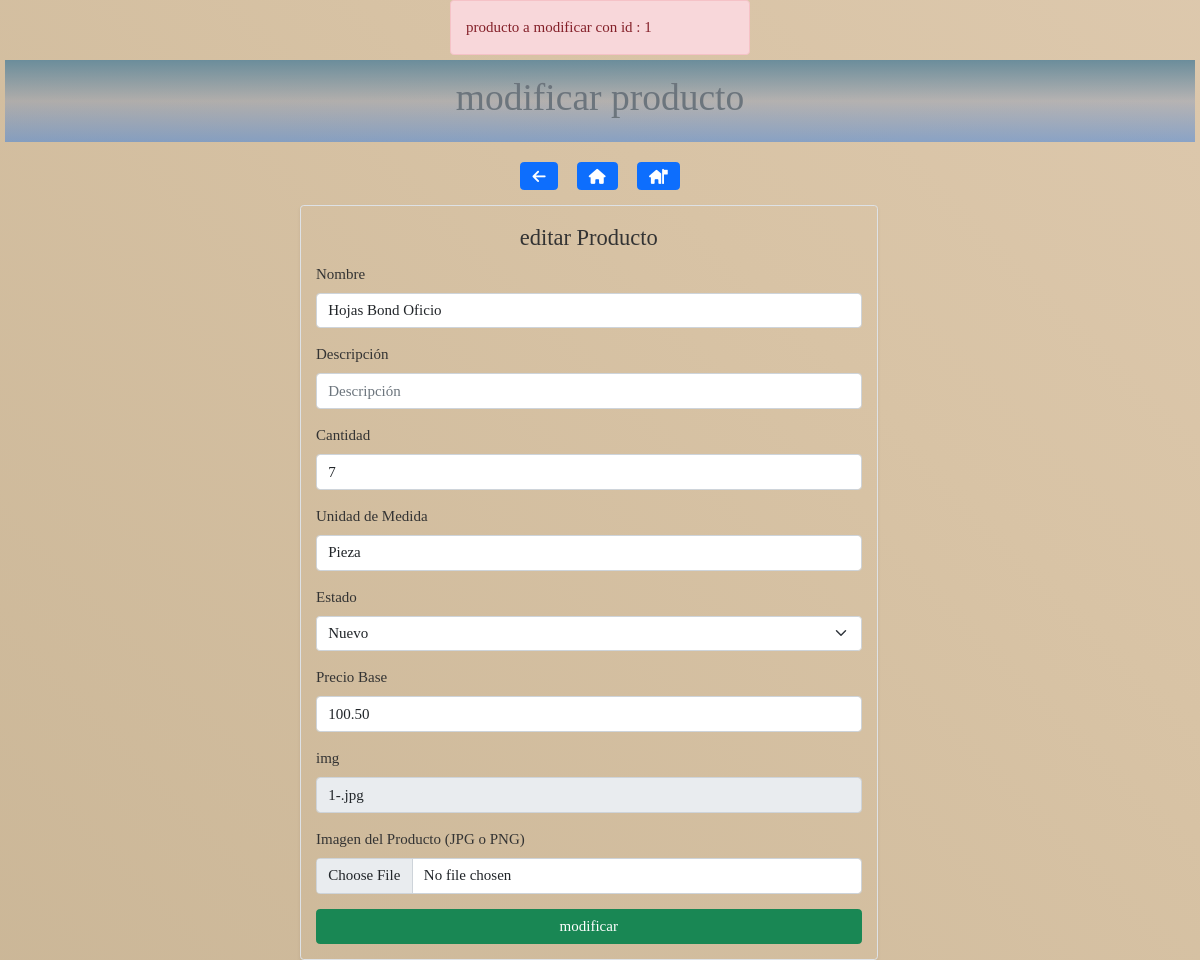
/php/pantallas/modifyProduct.php?id=1, run on the app's committed database.
### tables this page shows
CREATE TABLE `producto` (
  `id` int(11) NOT NULL AUTO_INCREMENT,
  `descripcion` varchar(150) NOT NULL,
  descripcion_complete tinytext ,
  `stock` int(20) NOT NULL DEFAULT 5,
  `unidadMedida` varchar(25) NOT NULL,
  `saldo` double(11,0) NOT NULL,
  `precioBase` decimal(18,2) NOT NULL,
  `fechaRegistro` timestamp NOT NULL DEFAULT current_timestamp(),
  `fechaActualizacion` timestamp NULL DEFAULT NULL,
  `img` varchar(400) NOT NULL DEFAULT 'back.png',
  `idUsuario` int(11) DEFAULT 1,
  `estado` int(11) DEFAULT 1,
  `categoria` int(11) DEFAULT 1,
  PRIMARY KEY (`id`),
  KEY `fk_producto_usuario` (`idUsuario`),
  KEY `fk_producto_estadoproducto` (`estado`),
  CONSTRAINT `fk_producto_estadoproducto` FOREIGN KEY (`estado`) REFERENCES `estadoproducto` (`idestadoProducto`),
  CONSTRAINT `fk_producto_usuario` FOREIGN KEY (`idUsuario`) REFERENCES `usuario` (`idUsuario`)
);

### php/pantallas/modifyProduct.php (the view, shortened to what this page needs)
<?php
$idGet = $_GET['id'];
echo '<div class="alert alert-danger m-auto col-3">producto a modificar con id : ' . $idGet . '</div>';
$con = conectarDB();
$sql = $con->query('select *from producto where id=' . $idGet . ' ');
?>
<!DOCTYPE html>
<html lang="en">
<head>
    <link href="https://cdn.jsdelivr.net/npm/bootstrap@5.0.2/dist/css/bootstrap.min.css" rel="stylesheet">
    <link rel="stylesheet" href="/css/user.css">
    <link rel="stylesheet" href="/css/modifyProduct.css">
</head>
<body>
<header class="text-center py-3">
        <h1 class="text-center text-secondary font-weight-bold ">modificar producto</h1>
    </header>
    <nav class="text-center my-3">
        <button class="btn btn-primary mx-2" onclick="Back()" title="regresar" ><i class="fa-solid fa-arrow-left"></i></button>
        <button class="btn btn-primary mx-2" title="inicio" onclick="window.location='/index.php'"><i class="fa-solid fa-house"></i></button>
        <button class="btn btn-primary mx-2" title="seccion productos" onclick="window.location.href='/php/pantallas/user.php'"><i class="fa-solid fa-house-flag"></i></button>
    </nav>
    <div class="container-fluid row ">
        <form class="col-6 p-3 border rounded shadow-sm m-auto" method="POST" enctype="multipart/form-data">
            <fieldset>
                <legend class="text-center">editar Producto</legend>
                <?php
                require_once '../controladores/editarProducto.php';
                while ($producto = $sql->fetch_object()) {
                    ?>
                                <div class="mb-3">
                                <label for="nombre" class="form-label">Nombre</label>
                                <input type="text" id="nombre" name="nombre" class="form-control" placeholder="nombre" value="<?= $producto->descripcion ?>">
                            </div>
                            <div class="mb-3">
                                <label for="nombre" class="form-label">Descripción </label>
                                <input type="text" id="descripcion" name="descripcion" class="form-control" placeholder="Descripción " value="<?= $producto->descripcion_complete ?>">
                            </div>
                            <div class="mb-3">
                                <label for="cantidad" class="form-label">Cantidad</label>
                                <input type="number" id="cantidad" name="cantidad" class="form-control" placeholder="Cantidad" value="<?= $producto->stock ?>">
                            </div>
                            <div class="mb-3">
                                <label for="medida" class="form-label">Unidad de Medida</label>
                                <input type="text" id="medida" name="medida" class="form-control" placeholder="Unidad de medida" value="<?= $producto->unidadMedida ?>">
                            </div>
                            <div class="mb-3">
                                <label for="estadoSelect" class="form-label">Estado</label>
                                <select id="estadoSelect" name="estado" class="form-select">
                                <?php
                                $est = $con->query('select *from estadoproducto order by 1');
                                if ($est->num_rows > 0) {
                                    while ($estado = $est->fetch_assoc()) {
                                        if ($estado['idestadoProducto'] == $producto->estado) {
                                            ?>
                                                        <option value="<?= $estado['idestadoProducto'] ?>" selected ><?= $estado['estado'] ?></option>
                                                        <?php
                                        } else {
                                            ?>
                                                         <option value="<?= $estado['idestadoProducto'] ?>"><?= $estado['estado'] ?></option>
                                                        <?php
                                        }
                                    }
                                }
                                ?>
                                </select>
                            </div>
                            <div class="mb-3">
                                <label for="precioBase" class="form-label">Precio Base</label>
                                <input type="number" step="any" name="precioBase" id="precioBase" class="form-control" placeholder="Precio Base" value="<?= $producto->precioBase ?>">
                            </div>
                            <div class="mb-3">
                                <label for="imgAfter" class="form-label">img</label>
                                <input type="text" name="imgAfter" id="imgAfter"  class="form-control" placeholder="imgAfter" readonly value="<?= $producto->img ?>">
                            </div>
                            <div class="mb-3">
                                <label for="formFile" class="form-label" id="imgProduct">Imagen del Producto (JPG o PNG)</label>
                                <input class="form-control" id="img" type="file" value="" name="img">
                            </div>
                            <button type="buttom" name="btnmodificar" value="ok" class="btn btn-success w-100">modificar</button>
                            <?php
                }
                ?>
            </fieldset>
        </form>
    </div>
</body>
</html>

### css/user.css (style rules this page uses)
* { font-size: 15px; }
header { background: linear-gradient(#6b8d9b,rgba(78, 124, 199, 0.267),rgba(16, 109, 238, 0.4)); margin: 5px; padding: 5px; color: #fff; }
body { display: flex; flex-direction: column; min-height: 100vh; background: linear-gradient(45deg, #b29f7d, #d8c3a5, #f4e1d2); background-size: 400% 400%; animation: gradientAnimation 15s ease infinite; color: #333; font-family: 'Times New Roman', Times, serif; }

### css/modifyProduct.css (style rules this page uses)
* { font-size: 15px; }

### data on the page
producto: nombre "Hojas Bond Oficio", cantidad "7", medida "Pieza", precioBase "100.50", imgAfter "1-.jpg"

### other printed values
$idGet "1"
form field estado "Nuevo"
